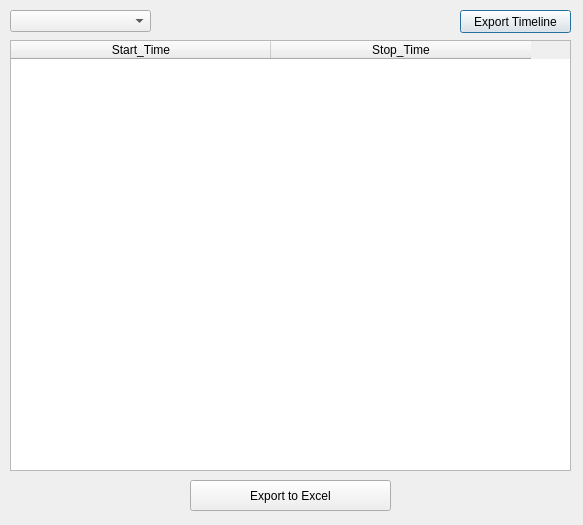
<?xml version="1.0" encoding="UTF-8"?>
<ui version="4.0">
 <class>Dialog</class>
 <widget class="QDialog" name="Dialog">
  <property name="geometry">
   <rect>
    <x>0</x>
    <y>0</y>
    <width>583</width>
    <height>525</height>
   </rect>
  </property>
  <property name="sizePolicy">
   <sizepolicy hsizetype="Fixed" vsizetype="Fixed">
    <horstretch>0</horstretch>
    <verstretch>0</verstretch>
   </sizepolicy>
  </property>
  <property name="minimumSize">
   <size>
    <width>583</width>
    <height>525</height>
   </size>
  </property>
  <property name="maximumSize">
   <size>
    <width>583</width>
    <height>525</height>
   </size>
  </property>
  <property name="windowTitle">
   <string>Records</string>
  </property>
  <widget class="QTableWidget" name="tableWidget">
   <property name="geometry">
    <rect>
     <x>10</x>
     <y>40</y>
     <width>561</width>
     <height>431</height>
    </rect>
   </property>
   <property name="cursor" stdset="0">
    <cursorShape>PointingHandCursor</cursorShape>
   </property>
   <property name="editTriggers">
    <set>QAbstractItemView::NoEditTriggers</set>
   </property>
   <property name="verticalScrollMode">
    <enum>QAbstractItemView::ScrollPerPixel</enum>
   </property>
   <property name="horizontalScrollMode">
    <enum>QAbstractItemView::ScrollPerPixel</enum>
   </property>
   <property name="sortingEnabled">
    <bool>true</bool>
   </property>
   <attribute name="horizontalHeaderDefaultSectionSize">
    <number>260</number>
   </attribute>
   <column>
    <property name="text">
     <string>Start_Time</string>
    </property>
   </column>
   <column>
    <property name="text">
     <string>Stop_Time</string>
    </property>
   </column>
  </widget>
  <widget class="QComboBox" name="comboBox">
   <property name="geometry">
    <rect>
     <x>10</x>
     <y>10</y>
     <width>141</width>
     <height>22</height>
    </rect>
   </property>
   <property name="cursor">
    <cursorShape>PointingHandCursor</cursorShape>
   </property>
  </widget>
  <widget class="QPushButton" name="btn_show_timeline">
   <property name="geometry">
    <rect>
     <x>460</x>
     <y>10</y>
     <width>111</width>
     <height>23</height>
    </rect>
   </property>
   <property name="cursor">
    <cursorShape>PointingHandCursor</cursorShape>
   </property>
   <property name="text">
    <string>Export Timeline</string>
   </property>
  </widget>
  <widget class="QLabel" name="label_timeline">
   <property name="geometry">
    <rect>
     <x>360</x>
     <y>10</y>
     <width>101</width>
     <height>21</height>
    </rect>
   </property>
   <property name="text">
    <string/>
   </property>
  </widget>
  <widget class="QPushButton" name="btn_to_excel">
   <property name="geometry">
    <rect>
     <x>190</x>
     <y>480</y>
     <width>201</width>
     <height>31</height>
    </rect>
   </property>
   <property name="cursor">
    <cursorShape>PointingHandCursor</cursorShape>
   </property>
   <property name="text">
    <string>Export to Excel</string>
   </property>
  </widget>
 </widget>
 <resources/>
 <connections/>
</ui>
